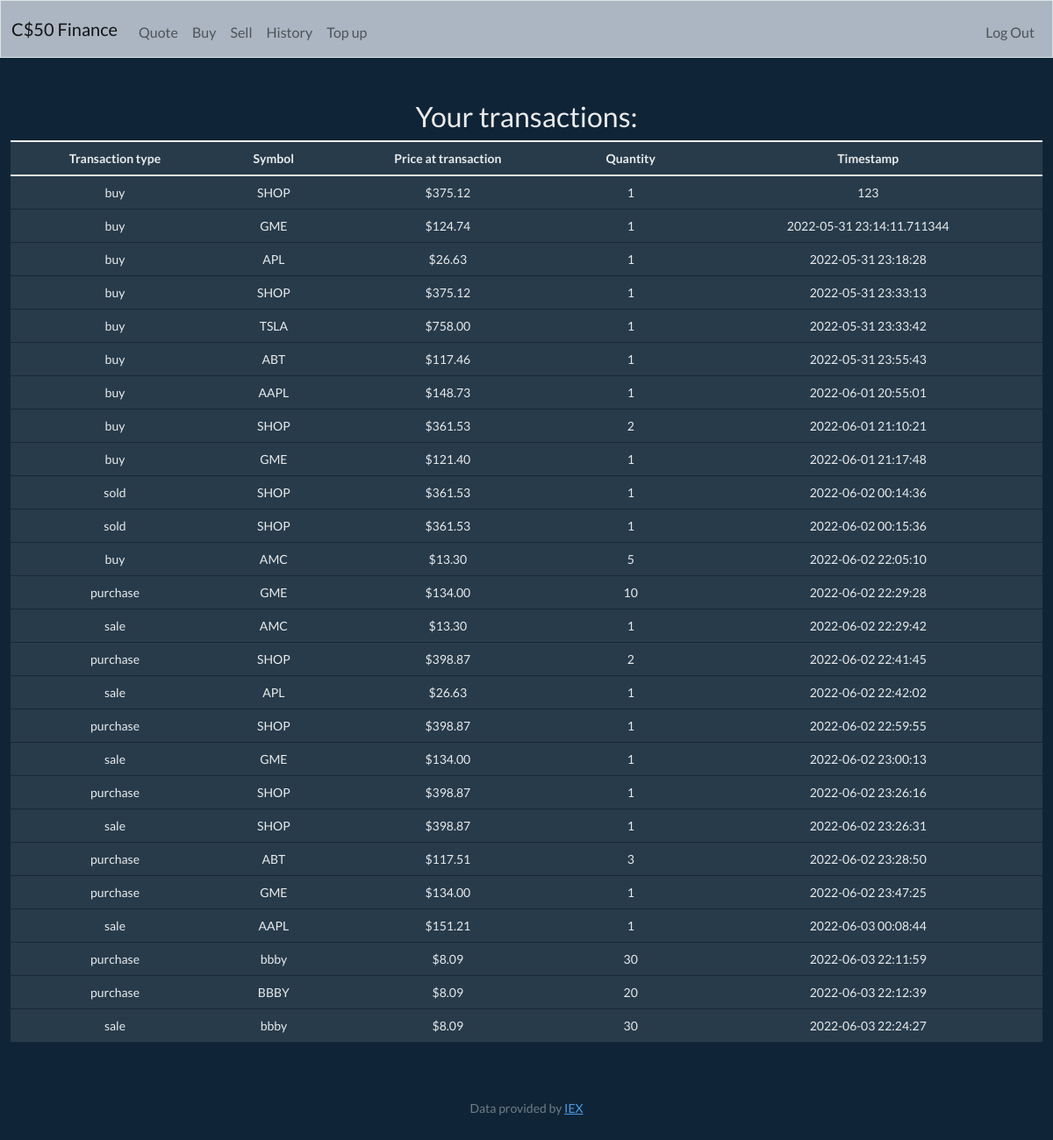
The page /history (signed in) on the database its author committed.
### tables this page shows
CREATE TABLE transactions ( id INTEGER PRIMARY KEY AUTOINCREMENT NOT NULL, user_id INTEGER NOT NULL, transaction_type TEXT NOT NULL, symbol TEXT NOT NULL, price_at_sale NUMERIC NOT NULL, number_of_shares INTEGER, transaction_time TEXT, FOREIGN KEY(user_id) REFERENCES users(id));

### app.py (the view)
@app.route("/history")
@login_required
def history():
    user_id = session["user_id"]
    userHistory = db.execute(
        "SELECT transaction_type, symbol, price_at_sale, number_of_shares, transaction_time FROM transactions WHERE user_id = ? ;", user_id)
    return render_template("history.html", userHistory=userHistory)

### app.py (called while the page is built)
@app.after_request
def after_request(response):
    response.headers["Cache-Control"] = "no-cache, no-store, must-revalidate"
    response.headers["Expires"] = 0
    response.headers["Pragma"] = "no-cache"
    return response

### helpers.py (called while the page is built)
def login_required(f):
    @wraps(f)
    def decorated_function(*args, **kwargs):
        if session.get("user_id") is None:
            return redirect("/login")
        return f(*args, **kwargs)
    return decorated_function

def usd(value):
    return f"${value:,.2f}"

### templates/history.html (shortened to what this page needs)
{% extends "layout.html" %}
{% block main %}
<div class="table table-striped">
  <h2>
    Your transactions:
  </h2>
  <table class="table">
      <thead>
          <tr>
              <th scope="col">Transaction type</th>
              <th scope="col">Symbol</th>
              <th scope="col">Price at transaction</th>
              <th scope="col">Quantity</th>
              <th scope="col">Timestamp</th>
          </tr>
      </thead>
      <tbody>
          {% for h in userHistory %}
          <tr>
              <td>
                  {{ h['transaction_type'] }}
              </td>
              <td>
                  {{ h['symbol'] }}
              </td>
              <td>
                {{ h['price_at_sale'] | usd }}
            </td>
            <td>
              {{ h['number_of_shares'] }}
          </td>
          <td>
            {{ h['transaction_time'] }}
          </td>
          </tr>
          {% endfor %}
      </tbody>
  </table>
</div>
{% endblock %}

### templates/layout.html (shortened to what this page needs)
<!DOCTYPE html>
<html lang="en">
    <head>
        <link href="https://cdn.jsdelivr.net/npm/bootstrap@5.1.3/dist/css/bootstrap.min.css" rel="stylesheet">
        <link href="/static/custom.min.css" rel="stylesheet">
    </head>
    <body>
        <nav class="bg-light border navbar navbar-expand-md navbar-light">
            <div class="container-fluid">
                <a class="navbar-brand" href="/"><span class="blue">C</span><span class="red">$</span><span class="yellow">5</span><span class="green">0</span> <span class="red">Finance</span></a>
                <div class="collapse navbar-collapse" id="navbar">
                    {% if session["user_id"] %}
                        <ul class="navbar-nav me-auto mt-2">
                            <li class="nav-item"><a class="nav-link" href="/quote">Quote</a></li>
                            <li class="nav-item"><a class="nav-link" href="/buy">Buy</a></li>
                            <li class="nav-item"><a class="nav-link" href="/sell">Sell</a></li>
                            <li class="nav-item"><a class="nav-link" href="/history">History</a></li>
                            <li class="nav-item"><a class="nav-link" href="/topup">Top up</a></li>
                        </ul>
                        <ul class="navbar-nav ms-auto mt-2">
                            <li class="nav-item"><a class="nav-link" href="/logout">Log Out</a></li>
                        </ul>
                    {% else %}
                        <ul class="navbar-nav ms-auto mt-2">
                            <li class="nav-item"><a class="nav-link" href="/register">Register</a></li>
                            <li class="nav-item"><a class="nav-link" href="/login">Log In</a></li>
                        </ul>
                    {% endif %}
                </div>
            </div>
        </nav>
        <main class="container-fluid py-5 text-center">
            {% block main %}{% endblock %}
        </main>
        <footer class="mb-5 small text-center text-muted">
            Data provided by <a href="https://iexcloud.io/">IEX</a>
        </footer>
    </body>
</html>

### rows shown on the page
transactions: transaction_type "buy", symbol "SHOP", price_at_sale "$375.12", number_of_shares "1", transaction_time "123"
transactions: transaction_type "buy", symbol "GME", price_at_sale "$124.74", number_of_shares "1", transaction_time "2022-05-31 23:14:11.711344"
transactions: transaction_type "buy", symbol "APL", price_at_sale "$26.63", number_of_shares "1", transaction_time "2022-05-31 23:18:28"
transactions: transaction_type "buy", symbol "SHOP", price_at_sale "$375.12", number_of_shares "1", transaction_time "2022-05-31 23:33:13"
transactions: transaction_type "buy", symbol "TSLA", price_at_sale "$758.00", number_of_shares "1", transaction_time "2022-05-31 23:33:42"
transactions: transaction_type "buy", symbol "ABT", price_at_sale "$117.46", number_of_shares "1", transaction_time "2022-05-31 23:55:43"
transactions: transaction_type "buy", symbol "AAPL", price_at_sale "$148.73", number_of_shares "1", transaction_time "2022-06-01 20:55:01"
transactions: transaction_type "buy", symbol "SHOP", price_at_sale "$361.53", number_of_shares "2", transaction_time "2022-06-01 21:10:21"
transactions: transaction_type "buy", symbol "GME", price_at_sale "$121.40", number_of_shares "1", transaction_time "2022-06-01 21:17:48"
transactions: transaction_type "sold", symbol "SHOP", price_at_sale "$361.53", number_of_shares "1", transaction_time "2022-06-02 00:14:36"
transactions: transaction_type "sold", symbol "SHOP", price_at_sale "$361.53", number_of_shares "1", transaction_time "2022-06-02 00:15:36"
transactions: transaction_type "buy", symbol "AMC", price_at_sale "$13.30", number_of_shares "5", transaction_time "2022-06-02 22:05:10"
transactions: transaction_type "purchase", symbol "GME", price_at_sale "$134.00", number_of_shares "10", transaction_time "2022-06-02 22:29:28"
transactions: transaction_type "sale", symbol "AMC", price_at_sale "$13.30", number_of_shares "1", transaction_time "2022-06-02 22:29:42"
transactions: transaction_type "purchase", symbol "SHOP", price_at_sale "$398.87", number_of_shares "2", transaction_time "2022-06-02 22:41:45"
transactions: transaction_type "sale", symbol "APL", price_at_sale "$26.63", number_of_shares "1", transaction_time "2022-06-02 22:42:02"
transactions: transaction_type "purchase", symbol "SHOP", price_at_sale "$398.87", number_of_shares "1", transaction_time "2022-06-02 22:59:55"
transactions: transaction_type "sale", symbol "GME", price_at_sale "$134.00", number_of_shares "1", transaction_time "2022-06-02 23:00:13"
transactions: transaction_type "purchase", symbol "SHOP", price_at_sale "$398.87", number_of_shares "1", transaction_time "2022-06-02 23:26:16"
transactions: transaction_type "sale", symbol "SHOP", price_at_sale "$398.87", number_of_shares "1", transaction_time "2022-06-02 23:26:31"
transactions: transaction_type "purchase", symbol "ABT", price_at_sale "$117.51", number_of_shares "3", transaction_time "2022-06-02 23:28:50"
transactions: transaction_type "purchase", symbol "GME", price_at_sale "$134.00", number_of_shares "1", transaction_time "2022-06-02 23:47:25"
transactions: transaction_type "sale", symbol "AAPL", price_at_sale "$151.21", number_of_shares "1", transaction_time "2022-06-03 00:08:44"
transactions: transaction_type "purchase", symbol "bbby", price_at_sale "$8.09", number_of_shares "30", transaction_time "2022-06-03 22:11:59"
transactions: transaction_type "purchase", symbol "BBBY", price_at_sale "$8.09", number_of_shares "20", transaction_time "2022-06-03 22:12:39"
transactions: transaction_type "sale", symbol "bbby", price_at_sale "$8.09", number_of_shares "30", transaction_time "2022-06-03 22:24:27"
